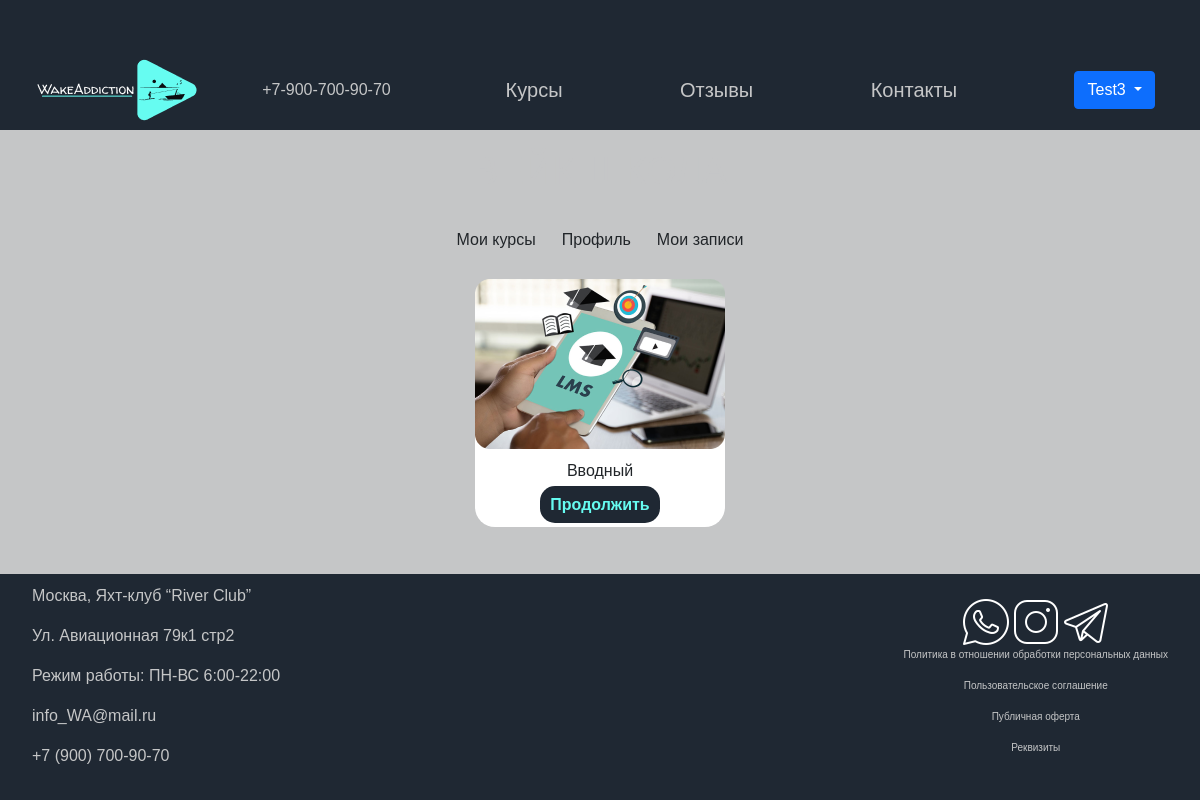
/profile-courses (signed in), run on an earlier commit of the app's database.
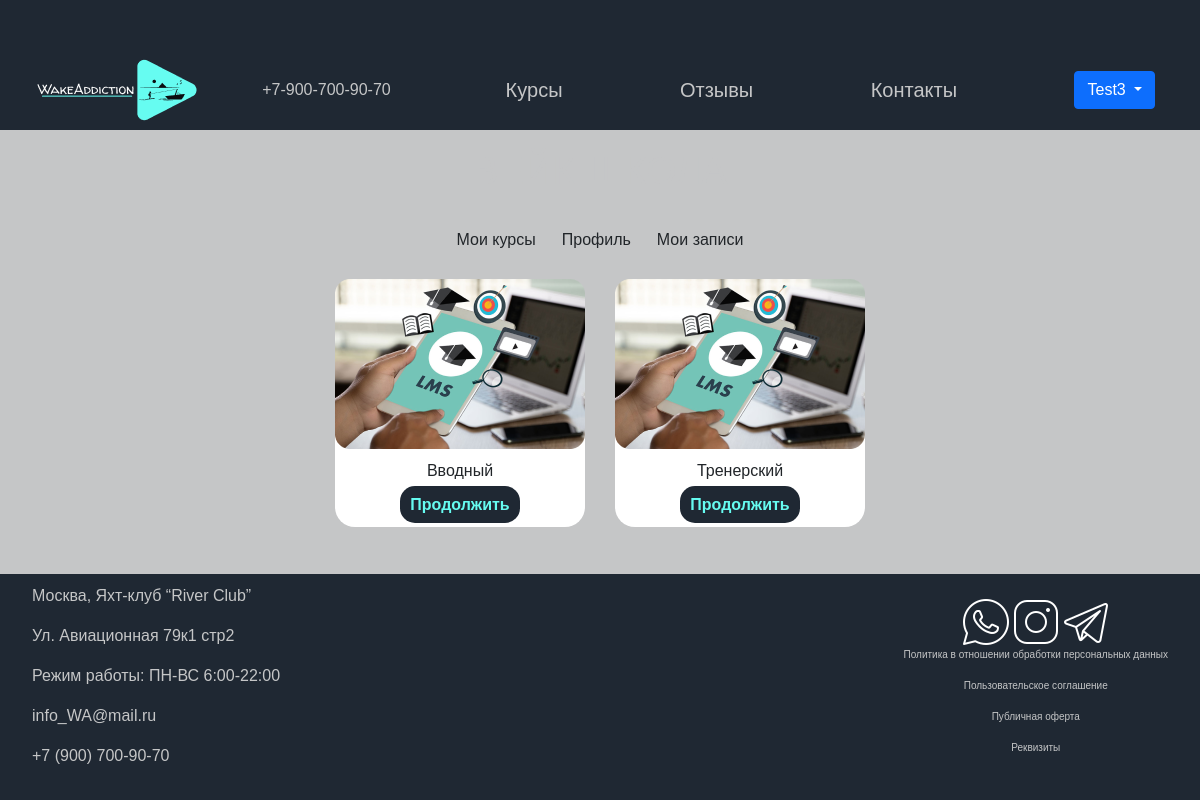
And on a later commit of the database.
### main/models.py (models this page shows, shortened)
class Course(models.Model):
    title = models.CharField(max_length=255, null=False, blank=False, verbose_name="название")
    logo = models.ImageField(verbose_name="логотип", null=True, blank=True)
    users = models.ManyToManyField(get_user_model(), related_name="courses", null=True)
    class Meta:
        verbose_name = "курс"
        verbose_name_plural = "курсы"

### main/views.py (the view)
# urls.py: path("profile-courses", views.profile_courses, name="profile-courses"),
def profile_courses(request):
    return render(request, "main/profile-courses.html", context={"courses": request.user.courses.all()})

### main/templates/main/profile-courses.html
{% extends 'main/profile.html' %}
{% block profile-content %}
<div class="courses">
    {% for course in courses %}
    <div class="course-item">
        <img src="{{ course.logo.url }}">
        <div class="course-title">
            {{ course.title }}
        </div>
        <div class="course-div">
            <a class="course-btn" href={% url 'modules1' %}>Продолжить</a>
        </div>
    </div>
    {% endfor %}
</div>
{% endblock %}

What changed in the data, as far as the page shows it:
now on this page (row edited): Course: logo (picture), title "Тренерский"
